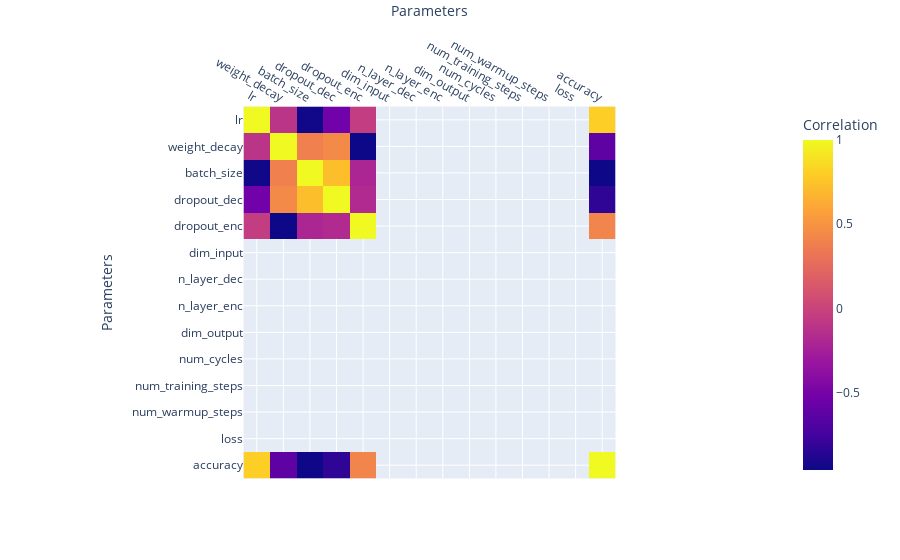

The cell this chart's notebook holds for it:
### Markdown cell above
## Training a topological model with the Dataset Cloud
 In this tutorial we will use the our custom datasets storage
 on [Google Cloud Datastore](https://cloud.google.com/datastore/) to
 load datasets and train a topological model.
 The dataset cloud storage contain a variety of topological datasets
 that can be easily used in GDeep.
 We will use the Mutag dataset from the
 [Mutagenicity Benchmark](https://www.ncbi.nlm.nih.gov/pmc/articles/PMC5276825/)
 to do performance benchmarking for the Persformer model.
 For this benchmark we will use the GDeep
 [Persformer](https://doi.org/10.48550/arXiv.2112.15210) model,
 the GDeep pipeline and the GDeep hyperparameter search.
 With only a few lines of code we can train multiple topological models
 with different hyperparameters and evaluate the performance of the model.

### Code cell
# This is how you use the api to search for the best hyperparameters for
# the MutagDataset using the PersformerHyperparameterSearch class.
# The search is performed using the hyperparameter
# search space described in hpo_space file provided.
# Please customize the file to your own dataset.
# The results are written to the path_writer directory.

dataset_name="MutagDataset"  # name of the dataset - has to exist in the datacloud buckets
download_directory = join("data", "DatasetCloud")  # directory where the dataset is downloaded
path_hpo_metadata = join('hpo_space', 'Mutag_hyperparameter_space.json')  # file describing the hyperparameter search space
path_writer = join("run", "auto_ml")  # directory where the runs are stored using the tensorboard writer

# Initialize the search object with the search parameters.
hpo = PersformerHyperparameterSearch(dataset_name=dataset_name,
                               download_directory=download_directory,
                               path_hpo_metadata=path_hpo_metadata,
                               path_writer=path_writer)

# Start the hyperparameter search.
hpo.search()

### Figure 1 — Plotly figure (JSON) as saved in the notebook; plotly's stock layout.template omitted (floating-point values rounded to 4 significant figures; data arrays with more than 128 entries replaced by an {"elided": "..."} marker saying what was removed)
{"data": [{"coloraxis": "coloraxis", "hovertemplate": "Parameters: %{x}<br>Parameters: %{y}<br>Correlation: %{z}<extra></extra>", "name": "0", "type": "heatmap", "x": ["lr", "weight_decay", "batch_size", "dropout_dec", "dropout_enc", "dim_input", "n_layer_dec", "n_layer_enc", "dim_output", "num_cycles", "num_training_steps", "num_warmup_steps", "loss", "accuracy"], "xaxis": "x", "y": ["lr", "weight_decay", "batch_size", "dropout_dec", "dropout_enc", "dim_input", "n_layer_dec", "n_layer_enc", "dim_output", "num_cycles", "num_training_steps", "num_warmup_steps", "loss", "accuracy"], "yaxis": "y", "z": {"elided": "14x14 float values"}}], "layout": {"coloraxis": {"colorbar": {"title": {"text": "Correlation"}}, "colorscale": [[0, "#0d0887"], [0.1111, "#46039f"], [0.2222, "#7201a8"], [0.3333, "#9c179e"], [0.4444, "#bd3786"], [0.5556, "#d8576b"], [0.6667, "#ed7953"], [0.7778, "#fb9f3a"], [0.8889, "#fdca26"], [1, "#f0f921"]]}, "margin": {"t": 60}, "xaxis": {"anchor": "y", "constrain": "domain", "domain": [0, 1], "scaleanchor": "y", "side": "top", "title": {"text": "Parameters"}}, "yaxis": {"anchor": "x", "autorange": "reversed", "constrain": "domain", "domain": [0, 1], "title": {"text": "Parameters"}}}}
